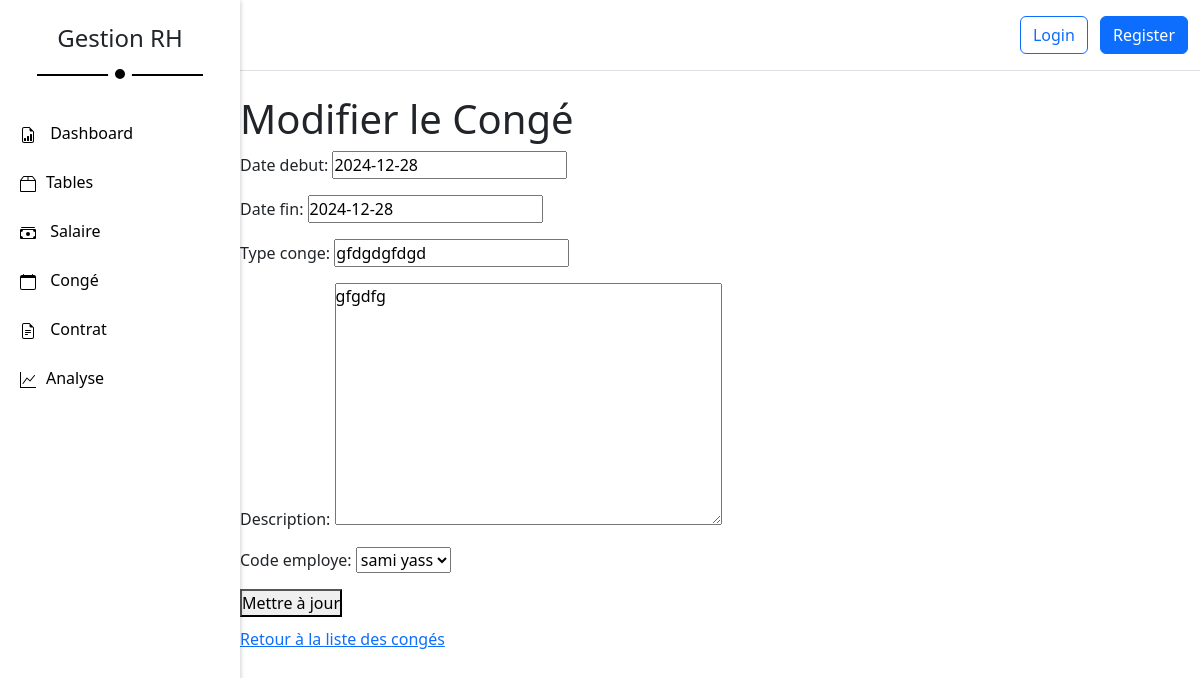
The page /rh/tables/conge/modifier/3/ on the database its author committed.
### apps/app/models.py (models this page shows, shortened)
class Conge(models.Model):
    date_debut = models.DateField()
    date_fin = models.DateField()
    type_conge = models.CharField(max_length=50)
    description = models.TextField(blank=True, null=True)
    code_employe = models.ForeignKey(Employe, on_delete=models.CASCADE, related_name='conges')

### apps/conge/views.py (the view)
# urls.py: path('conge/modifier/<int:id>/', views.modifier_conge, name='modifier_conge'),
def modifier_conge(request, id):
    conge = get_object_or_404(Conge, id=id)
    if request.method == 'POST':
        form = CongeForm(request.POST, instance=conge)
        if form.is_valid():
            form.save()
            return redirect('liste_conges')
    else:
        form = CongeForm(instance=conge)
    return render(request, 'pages/RH/tables/conge/modifier_conge.html', {'form': form})

### apps/conge/forms.py
class CongeForm(forms.ModelForm):
    class Meta:
        model = Conge
        fields = "__all__"

### apps/app/models.py (called while the page is built)
    def __str__(self):
        return f"{self.nomE} {self.prenomE}"

### templates/pages/RH/tables/conge/modifier_conge.html (shortened to what this page needs)
{% extends "../../../../base.html" %}
{% block content %}
<h1>Modifier le Congé</h1>
<form method="post">
    {{ form.as_p }}
    <button type="submit">Mettre à jour</button>
</form>
<a href="{% url 'liste_conges' %}" style="display: block; margin-top: 10px;">Retour à la liste des congés</a>
{%endblock%}

### static/css/style.css (style rules this page uses)
:root { --header-color : #f6f6f6; --main-color:#eeeeee; --text-color: #8c8d91; --btn-color:#0075ff; }
* { margin: 0; padding: 0; -webkit-box-sizing: border-box; -moz-box-sizing: border-box; box-sizing: border-box; list-style: none; }
body { min-height: 100vh; }

### rows shown on the page
Conge: date_debut "2024-12-28", date_fin "2024-12-28", type_conge "gfdgdgfdgd", description "gfgdfg", code_employe "sami yass"
